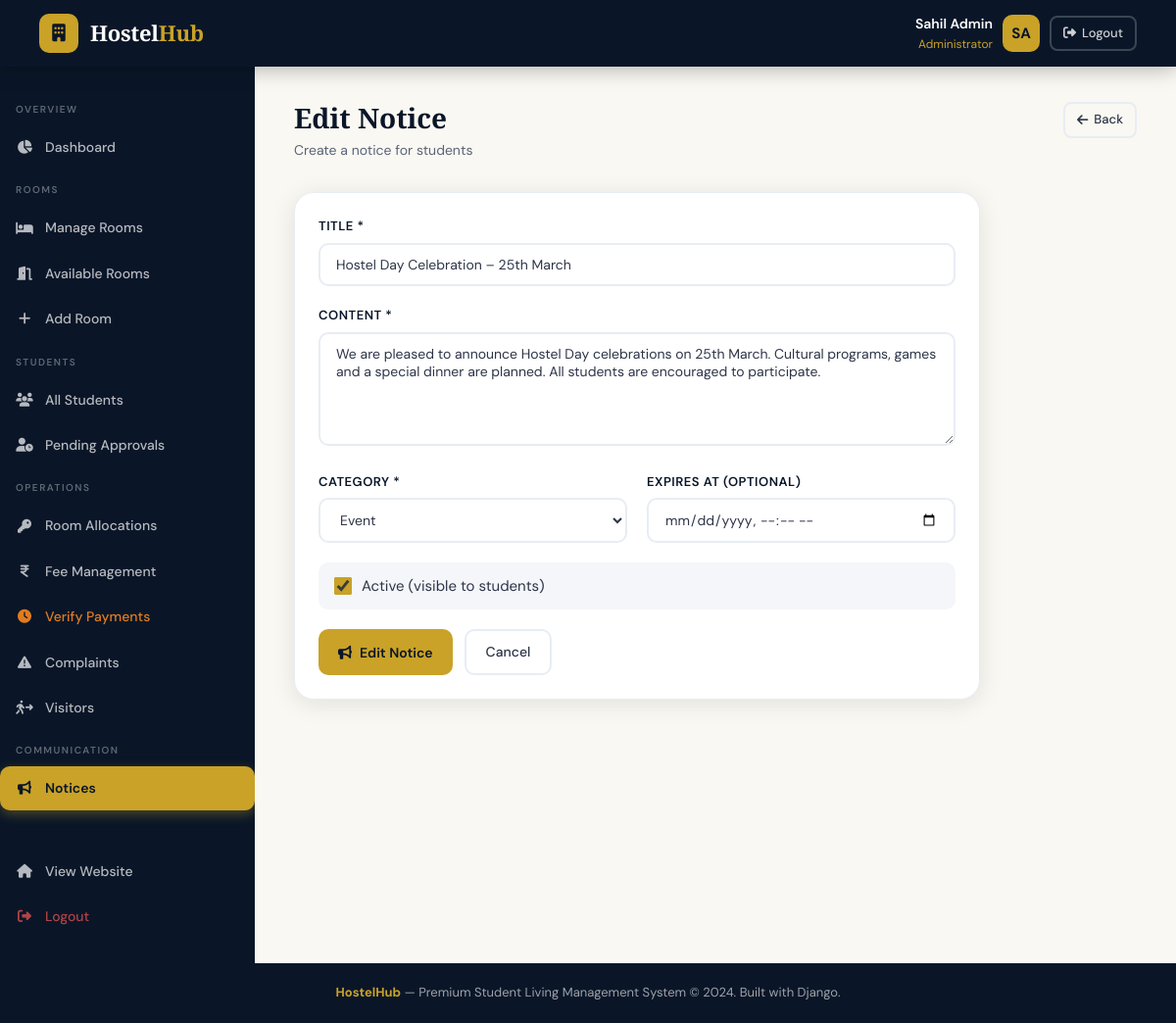
The app's page /admin-panel/notices/2/edit/ (signed in) with its own data.
### hostel_app/models.py (models this page shows, shortened)
class Notice(models.Model):
    CATEGORY_CHOICES = [
        ('general', 'General'),
        ('maintenance', 'Maintenance'),
        ('event', 'Event'),
        ('fee', 'Fee'),
        ('urgent', 'Urgent'),
    ]
    title = models.CharField(max_length=200)
    content = models.TextField()
    category = models.CharField(max_length=15, choices=CATEGORY_CHOICES, default='general')
    posted_by = models.ForeignKey(User, on_delete=models.CASCADE)
    is_active = models.BooleanField(default=True)
    created_at = models.DateTimeField(auto_now_add=True)
    expires_at = models.DateTimeField(null=True, blank=True)
    class Meta:
        ordering = ['-created_at']

### hostel_app/views.py (the view)
# urls.py: path('admin-panel/notices/<int:pk>/edit/', views.edit_notice, name='edit_notice'),
@login_required
@user_passes_test(is_admin)
def edit_notice(request, pk):
    notice = get_object_or_404(Notice, pk=pk)
    if request.method == 'POST':
        form = NoticeForm(request.POST, instance=notice)
        if form.is_valid():
            form.save()
            messages.success(request, 'Notice updated!')
            return redirect('manage_notices')
    else:
        form = NoticeForm(instance=notice)
    return render(request, 'hostel_app/admin/notice_form.html', {'form': form, 'title': 'Edit Notice', 'notice': notice})

### hostel_app/forms.py
class NoticeForm(forms.ModelForm):
    class Meta:
        model = Notice
        fields = ['title', 'content', 'category', 'is_active', 'expires_at']
        widgets = {
            'content': forms.Textarea(attrs={'rows': 5}),
            'expires_at': forms.DateTimeInput(attrs={'type': 'datetime-local'}),
        }
    def __init__(self, *args, **kwargs):
        super().__init__(*args, **kwargs)
        for field in self.fields.values():
            if not isinstance(field.widget, forms.CheckboxInput):
                field.widget.attrs['class'] = 'form-control'

### hostel_app/views.py (called while the page is built)
def is_admin(user):
    return user.is_staff or user.is_superuser

### hostel_app/templates/hostel_app/admin/notice_form.html (shortened to what this page needs)
{% extends 'hostel_app/admin/base_admin.html' %}
{% block admin_content %}
<div class="page-header fade-in">
    <div>
        <div class="page-title">{{ title }}</div>
        <div class="page-subtitle">Create a notice for students</div>
    </div>
    <a href="{% url 'manage_notices' %}" class="btn btn-outline btn-sm"><i class="fa-solid fa-arrow-left"></i> Back</a>
</div>
<div class="card fade-in fade-in-delay-1" style="max-width:700px;">
    <div class="card-body">
        <form method="post">
            <div class="form-group">
                <label class="form-label">Title *</label>
                {{ form.title }}
            </div>
            <div class="form-group">
                <label class="form-label">Content *</label>
                {{ form.content }}
            </div>
            <div class="form-grid">
                <div class="form-group">
                    <label class="form-label">Category *</label>
                    {{ form.category }}
                </div>
                <div class="form-group">
                    <label class="form-label">Expires At (Optional)</label>
                    {{ form.expires_at }}
                </div>
            </div>
            <div class="form-group">
                <label class="form-check">
                    {{ form.is_active }}
                    <span>Active (visible to students)</span>
                </label>
            </div>
            <div style="display:flex;gap:12px;">
                <button type="submit" class="btn btn-gold"><i class="fa-solid fa-bullhorn"></i> {{ title }}</button>
                <a href="{% url 'manage_notices' %}" class="btn btn-outline">Cancel</a>
            </div>
        </form>
    </div>
</div>
{% endblock %}

### hostel_app/templates/hostel_app/base.html (shortened to what this page needs)
<!DOCTYPE html>
<html lang="en">
<head>
    <link rel="stylesheet" href="https://cdnjs.cloudflare.com/ajax/libs/font-awesome/6.5.0/css/all.min.css">
</head>
<body>
<nav class="navbar">
    <a href="{% url 'home' %}" class="navbar-brand">
        <div class="brand-icon"><i class="fa-solid fa-building"></i></div>
        <span class="brand-text">Hostel<span>Hub</span></span>
    </a>
    {% if user.is_authenticated %}
        <div class="user-menu">
            <div class="user-info">
                <div class="user-name">{{ user.get_full_name|default:user.username }}</div>
                <div class="user-role">{% if user.is_staff %}Administrator{% else %}Student{% endif %}</div>
            </div>
            <div class="avatar">{{ user.first_name|first|upper }}{{ user.last_name|first|upper }}</div>
            <a href="{% url 'logout' %}" class="btn btn-outline btn-sm" style="border-color:rgba(255,255,255,0.2);color:rgba(255,255,255,0.8);">
                <i class="fa-solid fa-right-from-bracket"></i> Logout
            </a>
        </div>
    {% else %}
        <div class="navbar-actions">
            <a href="{% url 'login' %}" class="btn btn-outline btn-sm" style="border-color:rgba(255,255,255,0.25);color:rgba(255,255,255,0.8);">Login</a>
            <a href="{% url 'register' %}" class="btn btn-gold btn-sm">Register</a>
        </div>
    {% endif %}
</nav>
{% block body %}{% endblock %}
<footer>
    <strong>HostelHub</strong> — Premium Student Living Management System &copy; 2024. Built with Django.
</footer>
</body>
</html>

### hostel_app/templates/hostel_app/base.html (style rules this page uses)
:root { --navy: #0a1628; --navy-mid: #122040; --navy-light: #1a2f55; --gold: #c9a227; --gold-light: #e8c84a; --gold-pale: #f5e6a3; --cream: #faf8f2; --white: #ffffff; --gray-100: #f4f6fa; --gray-200: #e8ecf4; --gray-400: #9ba4b8; --gray-600: #5a6478; --gray-800: #2d3548; --success: #1a9e6e; --danger: #d94f4f; --warning: #e07c1f; --info: #2272c3; --radius: 12px; --radius-lg: 20px; --shadow: 0 4px 24px rgba(10,22,40,0.10); --shadow-lg: 0 8px 40px rgba(10,22,40,0.18); --transition: all 0.28s cubic-bezier(0.4,0,0.2,1); }
* { margin: 0; padding: 0; box-sizing: border-box; }
body { font-family: 'DM Sans', sans-serif; background: var(--cream); color: var(--gray-800); min-height: 100vh; font-size: 15px; line-height: 1.6; }
.navbar { background: var(--navy); padding: 0 40px; display: flex; align-items: center; justify-content: space-between; height: 68px; position: sticky; top: 0; z-index: 1000; box-shadow: 0 2px 20px rgba(0,0,0,0.3); }
.navbar-brand { display: flex; align-items: center; gap: 12px; text-decoration: none; }
.brand-icon { width: 40px; height: 40px; background: var(--gold); border-radius: 10px; display: flex; align-items: center; justify-content: center; font-size: 18px; color: var(--navy); }
.brand-text { font-family: 'Playfair Display', serif; font-size: 22px; font-weight: 800; color: var(--white); letter-spacing: -0.3px; }
.brand-text span { color: var(--gold); }
.page-header { display: flex; align-items: flex-start; justify-content: space-between; margin-bottom: 32px; gap: 16px; }
.page-title { font-family: 'Playfair Display', serif; font-size: 28px; font-weight: 700; color: var(--navy); line-height: 1.2; }
.page-subtitle { color: var(--gray-600); font-size: 14px; margin-top: 4px; }
.card { background: var(--white); border-radius: var(--radius-lg); box-shadow: var(--shadow); border: 1px solid var(--gray-200); overflow: hidden; }
.card-body { padding: 24px; }
.btn { display: inline-flex; align-items: center; gap: 8px; padding: 10px 20px; border-radius: 10px; font-size: 14px; font-weight: 500; cursor: pointer; border: none; text-decoration: none; transition: var(--transition); font-family: 'DM Sans', sans-serif; }
.btn-gold { background: var(--gold); color: var(--navy); font-weight: 600; }
.btn-outline { background: transparent; border: 2px solid var(--gray-200); color: var(--gray-800); }
.btn-sm { padding: 6px 12px; font-size: 13px; border-radius: 8px; gap: 6px; }
.form-control { width: 100%; padding: 11px 16px; border: 2px solid var(--gray-200); border-radius: 10px; font-size: 14px; font-family: 'DM Sans', sans-serif; color: var(--gray-800); background: var(--white); transition: var(--transition); outline: none; }
.form-label { display: block; font-size: 13px; font-weight: 600; color: var(--navy); margin-bottom: 6px; text-transform: uppercase; letter-spacing: 0.5px; }
.form-group { margin-bottom: 20px; }
.form-grid { display: grid; grid-template-columns: repeat(2, 1fr); gap: 20px; }
.form-check { display: flex; align-items: center; gap: 10px; padding: 12px 16px; background: var(--gray-100); border-radius: 10px; cursor: pointer; }
.form-check input { width: 18px; height: 18px; accent-color: var(--gold); }
.avatar { width: 38px; height: 38px; background: var(--gold); border-radius: 10px; display: flex; align-items: center; justify-content: center; font-weight: 700; color: var(--navy); font-size: 15px; }
.user-menu { display: flex; align-items: center; gap: 10px; cursor: pointer; }
.user-info { text-align: right; }
.user-name { font-size: 14px; font-weight: 600; color: var(--white); }
.user-role { font-size: 12px; color: var(--gold); }
footer { background: var(--navy); color: rgba(255,255,255,0.6); text-align: center; padding: 20px; font-size: 13px; margin-top: auto; }
footer strong { color: var(--gold); }
.fade-in { animation: fadeInUp 0.4s ease both; }
.fade-in-delay-1 { animation-delay: 0.1s; }

### records on screen
Notice: title "Hostel Day Celebration – 25th March", content "We are pleased to announce Hostel Day celebrations on 25th March. Cultural programs, games and a special dinner are planned. All students are encouraged to participate.", category "Event", is_active "☑"

### other values on screen
{{ user.get_full_name|default:user.username }} "Sahil Admin"
{{ user.first_name|first|upper }} "S"
{{ user.last_name|first|upper }} "A"
{{ title }} "Edit Notice"
